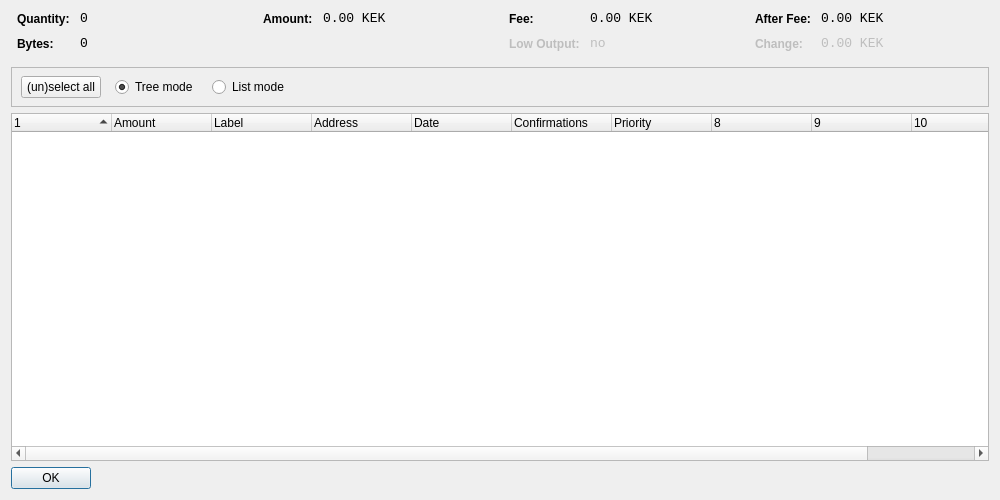
<?xml version="1.0" encoding="UTF-8"?>
<ui version="4.0">
 <class>CoinControlDialog</class>
 <widget class="QDialog" name="CoinControlDialog">
  <property name="geometry">
   <rect>
    <x>0</x>
    <y>0</y>
    <width>1000</width>
    <height>500</height>
   </rect>
  </property>
  <property name="windowTitle">
   <string>Coin Control</string>
  </property>
  <layout class="QVBoxLayout" name="verticalLayout">
   <item>
    <layout class="QHBoxLayout" name="horizontalLayoutTop" stretch="0,0,0,0">
     <property name="topMargin">
      <number>0</number>
     </property>
     <property name="bottomMargin">
      <number>10</number>
     </property>
     <item>
      <layout class="QFormLayout" name="formLayoutCoinControl1">
       <property name="horizontalSpacing">
        <number>10</number>
       </property>
       <property name="verticalSpacing">
        <number>10</number>
       </property>
       <property name="leftMargin">
        <number>6</number>
       </property>
       <property name="rightMargin">
        <number>6</number>
       </property>
       <item row="0" column="0">
        <widget class="QLabel" name="labelCoinControlQuantityText">
         <property name="styleSheet">
          <string notr="true">font-weight:bold;</string>
         </property>
         <property name="text">
          <string>Quantity:</string>
         </property>
        </widget>
       </item>
       <item row="0" column="1">
        <widget class="QLabel" name="labelCoinControlQuantity">
         <property name="font">
          <font>
           <family>Monospace</family>
           <pointsize>10</pointsize>
          </font>
         </property>
         <property name="cursor">
          <cursorShape>IBeamCursor</cursorShape>
         </property>
         <property name="contextMenuPolicy">
          <enum>Qt::ActionsContextMenu</enum>
         </property>
         <property name="text">
          <string notr="true">0</string>
         </property>
         <property name="textInteractionFlags">
          <set>Qt::LinksAccessibleByMouse|Qt::TextSelectableByKeyboard|Qt::TextSelectableByMouse</set>
         </property>
        </widget>
       </item>
       <item row="1" column="0">
        <widget class="QLabel" name="labelCoinControlBytesText">
         <property name="styleSheet">
          <string notr="true">font-weight:bold;</string>
         </property>
         <property name="text">
          <string>Bytes:</string>
         </property>
        </widget>
       </item>
       <item row="1" column="1">
        <widget class="QLabel" name="labelCoinControlBytes">
         <property name="font">
          <font>
           <family>Monospace</family>
           <pointsize>10</pointsize>
          </font>
         </property>
         <property name="cursor">
          <cursorShape>IBeamCursor</cursorShape>
         </property>
         <property name="contextMenuPolicy">
          <enum>Qt::ActionsContextMenu</enum>
         </property>
         <property name="text">
          <string notr="true">0</string>
         </property>
         <property name="textInteractionFlags">
          <set>Qt::LinksAccessibleByMouse|Qt::TextSelectableByKeyboard|Qt::TextSelectableByMouse</set>
         </property>
        </widget>
       </item>
      </layout>
     </item>
     <item>
      <layout class="QFormLayout" name="formLayoutCoinControl2">
       <property name="horizontalSpacing">
        <number>10</number>
       </property>
       <property name="verticalSpacing">
        <number>10</number>
       </property>
       <property name="leftMargin">
        <number>6</number>
       </property>
       <property name="rightMargin">
        <number>6</number>
       </property>
       <item row="0" column="0">
        <widget class="QLabel" name="labelCoinControlAmountText">
         <property name="styleSheet">
          <string notr="true">font-weight:bold;</string>
         </property>
         <property name="text">
          <string>Amount:</string>
         </property>
        </widget>
       </item>
       <item row="0" column="1">
        <widget class="QLabel" name="labelCoinControlAmount">
         <property name="font">
          <font>
           <family>Monospace</family>
           <pointsize>10</pointsize>
          </font>
         </property>
         <property name="cursor">
          <cursorShape>IBeamCursor</cursorShape>
         </property>
         <property name="contextMenuPolicy">
          <enum>Qt::ActionsContextMenu</enum>
         </property>
         <property name="text">
          <string notr="true">0.00 KEK</string>
         </property>
         <property name="textInteractionFlags">
          <set>Qt::LinksAccessibleByMouse|Qt::TextSelectableByKeyboard|Qt::TextSelectableByMouse</set>
         </property>
        </widget>
       </item>
      </layout>
     </item>
     <item>
      <layout class="QFormLayout" name="formLayoutCoinControl3">
       <property name="horizontalSpacing">
        <number>10</number>
       </property>
       <property name="verticalSpacing">
        <number>10</number>
       </property>
       <property name="leftMargin">
        <number>6</number>
       </property>
       <property name="rightMargin">
        <number>6</number>
       </property>
       <item row="0" column="0">
        <widget class="QLabel" name="labelCoinControlFeeText">
         <property name="styleSheet">
          <string notr="true">font-weight:bold;</string>
         </property>
         <property name="text">
          <string>Fee:</string>
         </property>
        </widget>
       </item>
       <item row="0" column="1">
        <widget class="QLabel" name="labelCoinControlFee">
         <property name="font">
          <font>
           <family>Monospace</family>
           <pointsize>10</pointsize>
          </font>
         </property>
         <property name="cursor">
          <cursorShape>IBeamCursor</cursorShape>
         </property>
         <property name="contextMenuPolicy">
          <enum>Qt::ActionsContextMenu</enum>
         </property>
         <property name="text">
          <string notr="true">0.00 KEK</string>
         </property>
         <property name="textInteractionFlags">
          <set>Qt::LinksAccessibleByMouse|Qt::TextSelectableByKeyboard|Qt::TextSelectableByMouse</set>
         </property>
        </widget>
       </item>
       <item row="1" column="0">
        <widget class="QLabel" name="labelCoinControlLowOutputText">
         <property name="enabled">
          <bool>false</bool>
         </property>
         <property name="styleSheet">
          <string notr="true">font-weight:bold;</string>
         </property>
         <property name="text">
          <string>Low Output:</string>
         </property>
        </widget>
       </item>
       <item row="1" column="1">
        <widget class="QLabel" name="labelCoinControlLowOutput">
         <property name="enabled">
          <bool>false</bool>
         </property>
         <property name="font">
          <font>
           <family>Monospace</family>
           <pointsize>10</pointsize>
          </font>
         </property>
         <property name="cursor">
          <cursorShape>IBeamCursor</cursorShape>
         </property>
         <property name="contextMenuPolicy">
          <enum>Qt::ActionsContextMenu</enum>
         </property>
         <property name="text">
          <string notr="true">no</string>
         </property>
         <property name="textInteractionFlags">
          <set>Qt::LinksAccessibleByMouse|Qt::TextSelectableByKeyboard|Qt::TextSelectableByMouse</set>
         </property>
        </widget>
       </item>
      </layout>
     </item>
     <item>
      <layout class="QFormLayout" name="formLayoutCoinControl4">
       <property name="horizontalSpacing">
        <number>10</number>
       </property>
       <property name="verticalSpacing">
        <number>10</number>
       </property>
       <property name="leftMargin">
        <number>6</number>
       </property>
       <property name="rightMargin">
        <number>6</number>
       </property>
       <item row="0" column="0">
        <widget class="QLabel" name="labelCoinControlAfterFeeText">
         <property name="styleSheet">
          <string notr="true">font-weight:bold;</string>
         </property>
         <property name="text">
          <string>After Fee:</string>
         </property>
        </widget>
       </item>
       <item row="0" column="1">
        <widget class="QLabel" name="labelCoinControlAfterFee">
         <property name="font">
          <font>
           <family>Monospace</family>
           <pointsize>10</pointsize>
          </font>
         </property>
         <property name="cursor">
          <cursorShape>IBeamCursor</cursorShape>
         </property>
         <property name="contextMenuPolicy">
          <enum>Qt::ActionsContextMenu</enum>
         </property>
         <property name="text">
          <string notr="true">0.00 KEK</string>
         </property>
         <property name="textInteractionFlags">
          <set>Qt::LinksAccessibleByMouse|Qt::TextSelectableByKeyboard|Qt::TextSelectableByMouse</set>
         </property>
        </widget>
       </item>
       <item row="1" column="0">
        <widget class="QLabel" name="labelCoinControlChangeText">
         <property name="enabled">
          <bool>false</bool>
         </property>
         <property name="styleSheet">
          <string notr="true">font-weight:bold;</string>
         </property>
         <property name="text">
          <string>Change:</string>
         </property>
        </widget>
       </item>
       <item row="1" column="1">
        <widget class="QLabel" name="labelCoinControlChange">
         <property name="enabled">
          <bool>false</bool>
         </property>
         <property name="font">
          <font>
           <family>Monospace</family>
           <pointsize>10</pointsize>
          </font>
         </property>
         <property name="cursor">
          <cursorShape>IBeamCursor</cursorShape>
         </property>
         <property name="contextMenuPolicy">
          <enum>Qt::ActionsContextMenu</enum>
         </property>
         <property name="text">
          <string notr="true">0.00 KEK</string>
         </property>
         <property name="textInteractionFlags">
          <set>Qt::LinksAccessibleByMouse|Qt::TextSelectableByKeyboard|Qt::TextSelectableByMouse</set>
         </property>
        </widget>
       </item>
      </layout>
     </item>
    </layout>
   </item>
   <item>
    <widget class="QFrame" name="frame">
     <property name="minimumSize">
      <size>
       <width>0</width>
       <height>40</height>
      </size>
     </property>
     <property name="frameShape">
      <enum>QFrame::StyledPanel</enum>
     </property>
     <property name="frameShadow">
      <enum>QFrame::Sunken</enum>
     </property>
     <widget class="QWidget" name="horizontalLayoutWidget">
      <property name="geometry">
       <rect>
        <x>10</x>
        <y>0</y>
        <width>781</width>
        <height>41</height>
       </rect>
      </property>
      <layout class="QHBoxLayout" name="horizontalLayoutPanel" stretch="0,0,0,0,0">
       <property name="spacing">
        <number>14</number>
       </property>
       <item>
        <widget class="QPushButton" name="pushButtonSelectAll">
         <property name="sizePolicy">
          <sizepolicy hsizetype="Maximum" vsizetype="Fixed">
           <horstretch>0</horstretch>
           <verstretch>0</verstretch>
          </sizepolicy>
         </property>
         <property name="text">
          <string>(un)select all</string>
         </property>
        </widget>
       </item>
       <item>
        <widget class="QRadioButton" name="radioTreeMode">
         <property name="sizePolicy">
          <sizepolicy hsizetype="Maximum" vsizetype="Fixed">
           <horstretch>0</horstretch>
           <verstretch>0</verstretch>
          </sizepolicy>
         </property>
         <property name="text">
          <string>Tree mode</string>
         </property>
         <property name="checked">
          <bool>true</bool>
         </property>
        </widget>
       </item>
       <item>
        <widget class="QRadioButton" name="radioListMode">
         <property name="sizePolicy">
          <sizepolicy hsizetype="Maximum" vsizetype="Fixed">
           <horstretch>0</horstretch>
           <verstretch>0</verstretch>
          </sizepolicy>
         </property>
         <property name="text">
          <string>List mode</string>
         </property>
        </widget>
       </item>
       <item>
        <spacer name="horizontalSpacer">
         <property name="orientation">
          <enum>Qt::Horizontal</enum>
         </property>
         <property name="sizeHint" stdset="0">
          <size>
           <width>40</width>
           <height>20</height>
          </size>
         </property>
        </spacer>
       </item>
      </layout>
     </widget>
    </widget>
   </item>
   <item>
    <widget class="CoinControlTreeWidget" name="treeWidget">
     <property name="contextMenuPolicy">
      <enum>Qt::CustomContextMenu</enum>
     </property>
     <property name="sortingEnabled">
      <bool>false</bool>
     </property>
     <property name="columnCount">
      <number>11</number>
     </property>
     <attribute name="headerShowSortIndicator" stdset="0">
      <bool>true</bool>
     </attribute>
     <attribute name="headerStretchLastSection">
      <bool>false</bool>
     </attribute>
     <column>
      <property name="text">
       <string/>
      </property>
     </column>
     <column>
      <property name="text">
       <string>Amount</string>
      </property>
     </column>
     <column>
      <property name="text">
       <string>Label</string>
      </property>
     </column>
     <column>
      <property name="text">
       <string>Address</string>
      </property>
     </column>
     <column>
      <property name="text">
       <string>Date</string>
      </property>
     </column>
     <column>
      <property name="text">
       <string>Confirmations</string>
      </property>
      <property name="toolTip">
       <string>Confirmed</string>
      </property>
     </column>
     <column>
      <property name="text">
       <string>Priority</string>
      </property>
     </column>
     <column>
      <property name="text">
       <string/>
      </property>
     </column>
     <column>
      <property name="text">
       <string/>
      </property>
     </column>
     <column>
      <property name="text">
       <string/>
      </property>
     </column>
     <column>
      <property name="text">
       <string/>
      </property>
     </column>
    </widget>
   </item>
   <item>
    <widget class="QDialogButtonBox" name="buttonBox">
     <property name="sizePolicy">
      <sizepolicy hsizetype="Maximum" vsizetype="Fixed">
       <horstretch>0</horstretch>
       <verstretch>0</verstretch>
      </sizepolicy>
     </property>
     <property name="orientation">
      <enum>Qt::Horizontal</enum>
     </property>
     <property name="standardButtons">
      <set>QDialogButtonBox::Ok</set>
     </property>
    </widget>
   </item>
  </layout>
 </widget>
 <customwidgets>
  <customwidget>
   <class>CoinControlTreeWidget</class>
   <extends>QTreeWidget</extends>
   <header>coincontroltreewidget.h</header>
  </customwidget>
 </customwidgets>
 <resources/>
 <connections/>
</ui>
